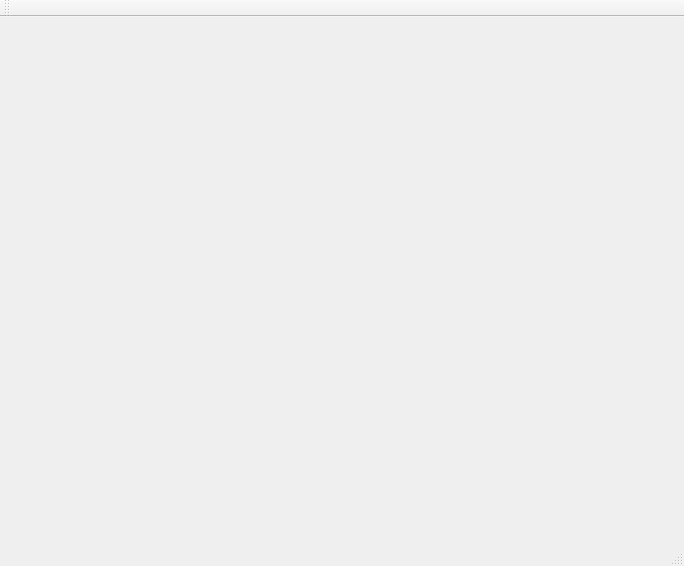
<?xml version="1.0" encoding="UTF-8"?>
<ui version="4.0">
 <class>MapViewClass</class>
 <widget class="QMainWindow" name="MapViewClass">
  <property name="geometry">
   <rect>
    <x>0</x>
    <y>0</y>
    <width>684</width>
    <height>566</height>
   </rect>
  </property>
  <property name="windowTitle">
   <string>MapView</string>
  </property>
  <widget class="QWidget" name="centralWidget"/>
  <widget class="QMenuBar" name="menuBar">
   <property name="geometry">
    <rect>
     <x>0</x>
     <y>0</y>
     <width>684</width>
     <height>22</height>
    </rect>
   </property>
  </widget>
  <widget class="QToolBar" name="mainToolBar">
   <attribute name="toolBarArea">
    <enum>TopToolBarArea</enum>
   </attribute>
   <attribute name="toolBarBreak">
    <bool>false</bool>
   </attribute>
  </widget>
  <widget class="QStatusBar" name="statusBar"/>
 </widget>
 <layoutdefault spacing="6" margin="11"/>
 <resources/>
 <connections/>
</ui>
